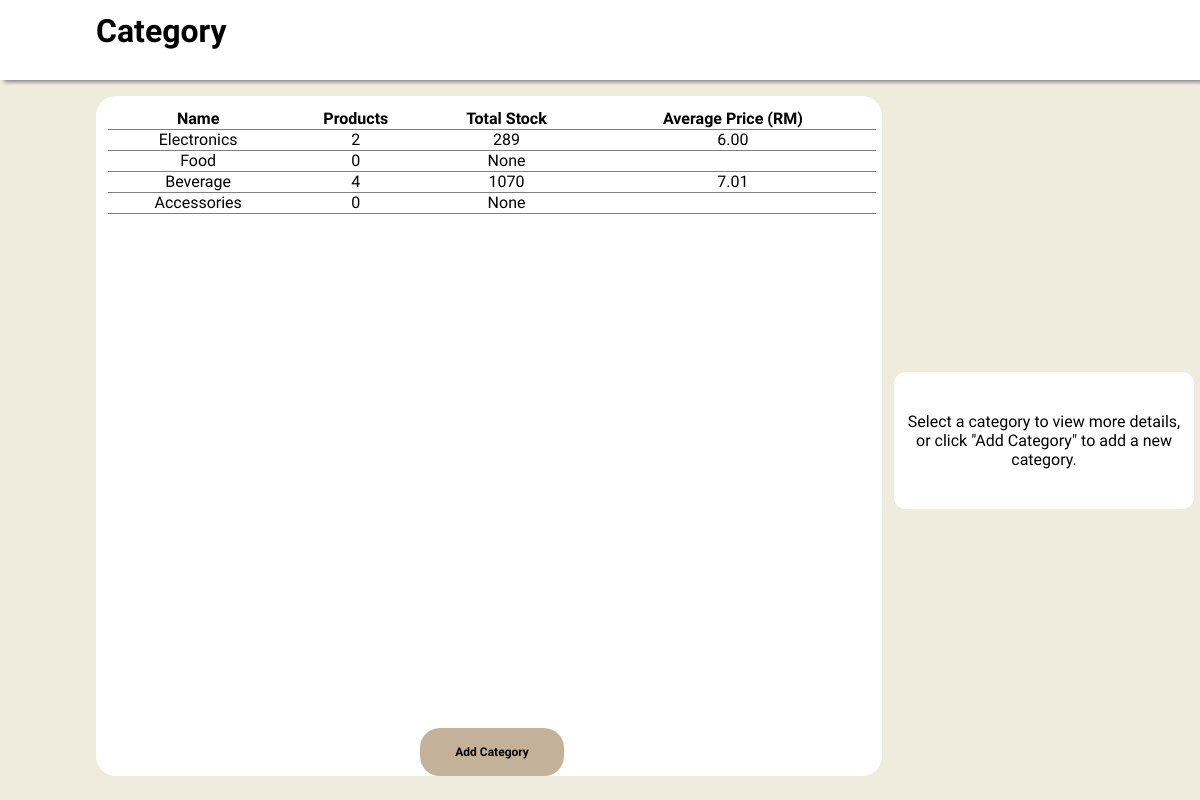
Screenshot of /inventory/category/ with the database file from the repository.
### inventory/models.py (models this page shows, shortened)
class Category(models.Model):
    name = models.CharField(max_length=100, verbose_name='Name')

### inventory/views.py (the view)
# urls.py: path('category/', views.category_view, name="category"),
def category_view(request):
    categories = Category.objects.annotate(
        product_types=Count("product"),
        total_stock=Sum("product__quantity"),
        average_price=Avg("product__price")
    )
    return render(
        request,
        "inventory/category.html",
        {
            'categories' : categories
        })

### inventory/templates/inventory/category.html (shortened to what this page needs)
 {% load static %}
<html>
    <link rel="stylesheet" href={% static "css/category.css"%}>
    <head>
        <div id="dashboard">
            <h1>Category</h1>
        </div>
    </head>
    <body>
        <div id="main-content">
            <div class="table">
                <table>
                    <thead>
                        <tr>
                            <th><p> Name</p></th>
                            <th><p> Products</p></th>
                            <th><p> Total Stock</p></th>
                            <th><p> Average Price (RM)</p></th>
                        </tr>
                    </thead>
                     <tbody id="product-table-body">
                    {% include "partials/category_partial.html"%}
                     </tbody>
                </table>
            </div>
        </div>
        <div id="crud-column">
            <div class="category-container">
                <p>Select a category to view more details, or click "Add Category" to add a new category.</p>
            </div>
        </div>
        <div class="editBtn-box">
            <button type="button" class="editBtn add" onclick="add_category()"> Add Category </button>
        </div>
    </body>
</html>

### inventory/templates/partials/category_partial.html (shortened to what this page needs)
{%load static %}
{% for category in categories%}
    <tr onclick="view_category({{category.id}})">
        <td><p>{{category.name}}</p></td>
        <td><p>{{category.product_types}}</p></td>
        <td><p>{{category.total_stock}}</p></td>
        <td><p>{{category.average_price|floatformat:2}}</p></td>
    </tr>
{% endfor %}

### static/css/category.css (style rules this page uses)
body, html { font-family: "Mukta Mahee", sans-serif; font-weight: 300; font-style: normal; margin: 0; background-color: #F0ECDD; }
h1 { margin-block-start: 0; padding-top: 1%; padding-left: 8%; }
#dashboard { font-family: "Sansation", sans-serif; font-weight: 400; font-style: normal; width: 100%; height: 10vh; margin-block-start: 0%; position: absolute; z-index: 2; top: 0; background-color: white; box-shadow: 4px 2px 4px gray; }
#main-content { position: relative; left: 8%; top: 12vh; width: 64%; height: 82vh; padding: 1%; padding-right: 0.5%; background-color: #FFF; border-radius: 20px; }
.table { width: 100%; height: 100%; overflow-y: scroll; }
table { width: 100%; border-collapse: collapse; }
thead { position: sticky; z-index: 2; top: 0; background-color: #FFF; }
tr { position: relative; text-align: center; box-shadow: 0px 1px gray; }
#crud-column { position: absolute; top: 10vh; right: 0; width: 25%; height: 90%; display: flex; justify-content: center; align-items: center; flex-direction: column; }
.editBtn-box { width: 30%; height: 6%; position: absolute; display: flex; justify-self: anchor-center; justify-content: space-between; bottom: 3%; }
.editBtn.add { width: 40%; background: #C3B299; border-radius: 20px; border-style: none; font-family: "Mukta Mahee", sans-serif; font-weight: 800; font-style: normal; font-size: 1vw; }
.category-container { width: 100%; display: flex; flex-direction: column; align-items: center; justify-content: flex-start; background-color: #FFFFFF; border-radius: 1vw; padding: 3vh 0 3vh 0; margin-right: 1vw; }
#crud-column p { text-align: center; padding: 0 1vw 0 1vw; }

### rows the page displays
Category: name "Electronics", product_types "2", total_stock "289", average_price "6.00"
Category: name "Food", product_types "0", total_stock "None"
Category: name "Beverage", product_types "4", total_stock "1070", average_price "7.01"
Category: name "Accessories", product_types "0", total_stock "None"
